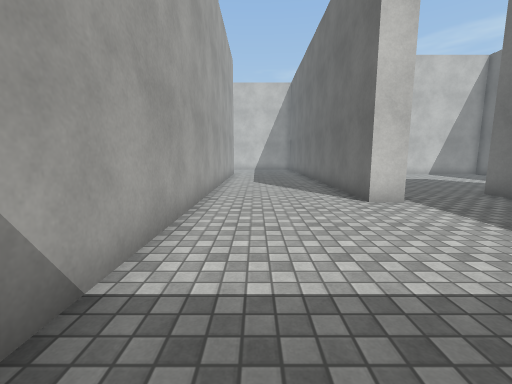
View 1 (above)

15 first-person views from a walk through a scene from a Unity 3-D project. The camera is 1.3 m above the floor, tilts 8° down and sees 90° across. The floor is counted in squares, 1 m on a side. Each view is taken from the middle of a square. On the plan, view 1 faces up. The plan holds only what a view shows up to about 13 squares ahead; the rest is blank. The place goes on beyond the plan. Surface patterns are stand-ins for the level's own textures.

View 2
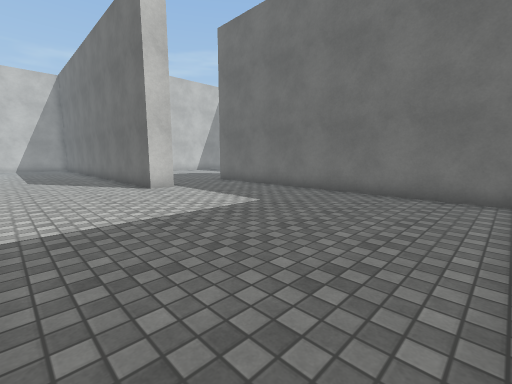

View 3
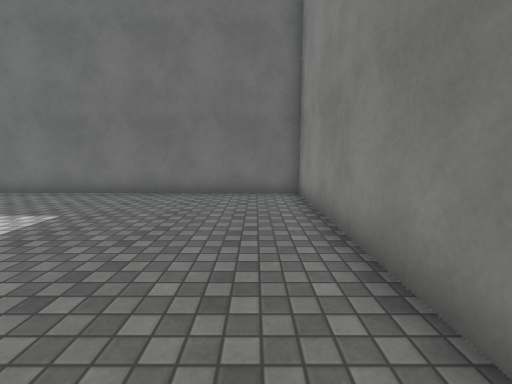

View 4
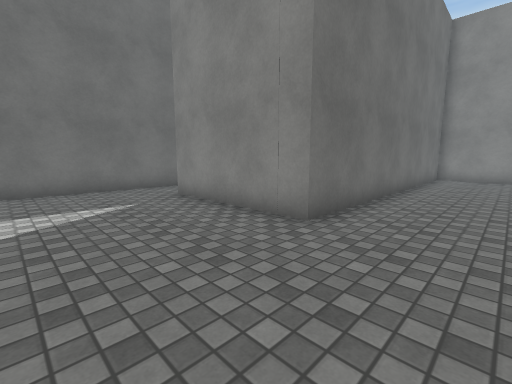

View 5
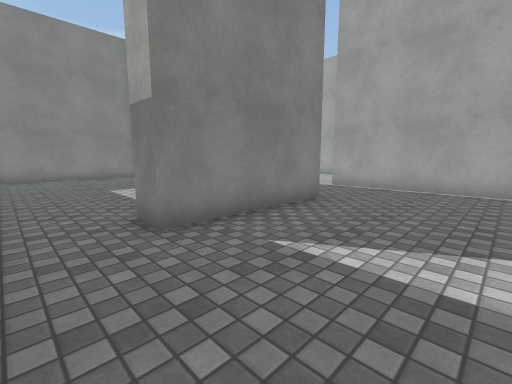

View 6
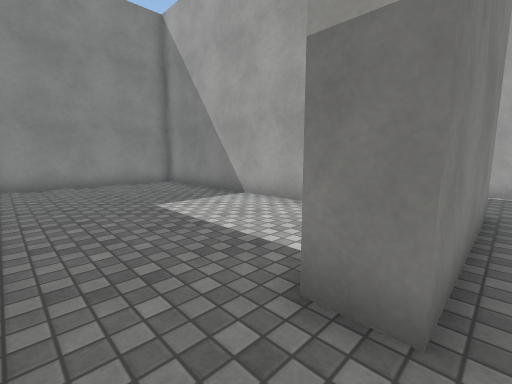

View 7
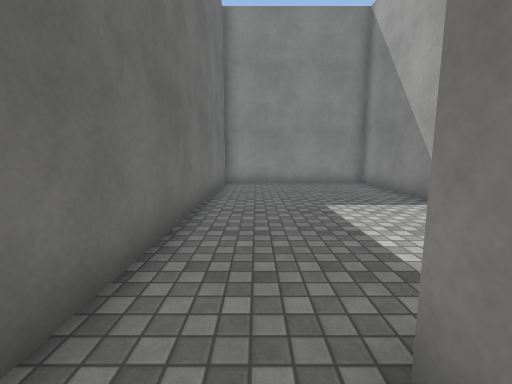

View 8
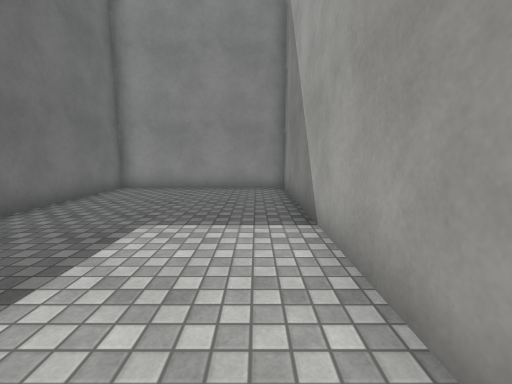

View 9
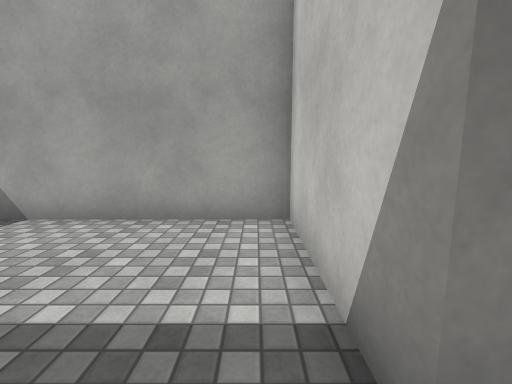

View 10
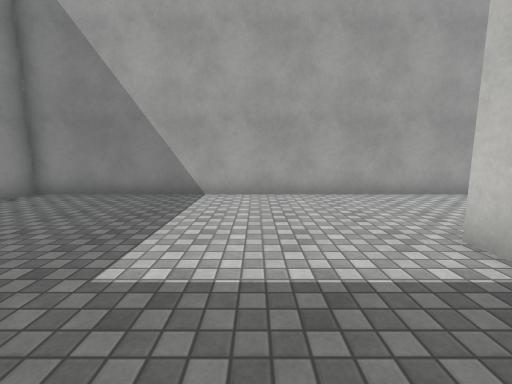

View 11
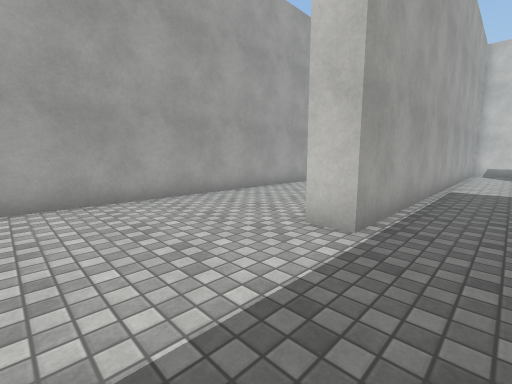

View 12
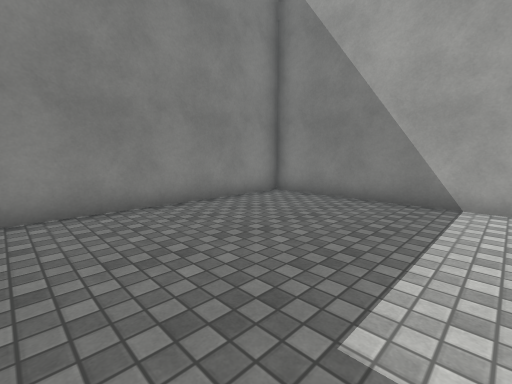

View 13
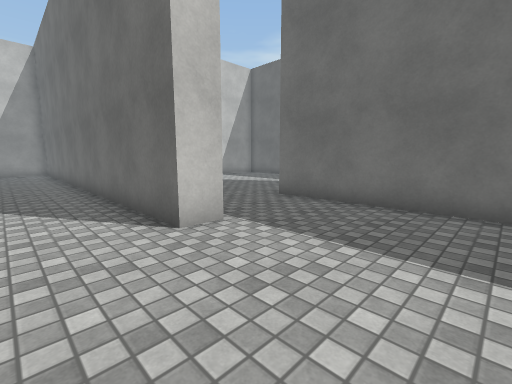

View 14
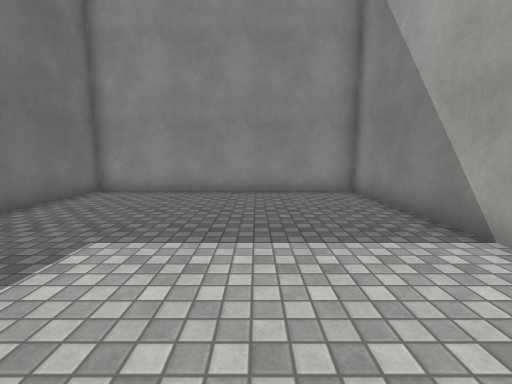

View 15
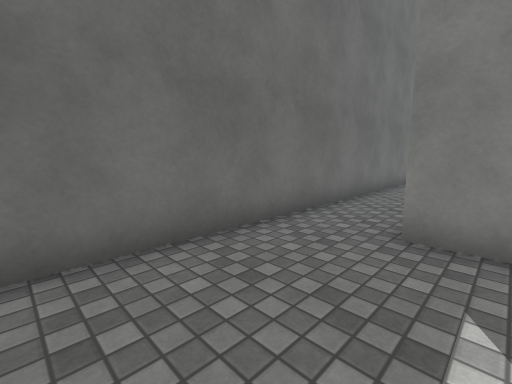

### Floor plan
Points are (right, up) in squares from view 1. A wall is a line through its corners. A room is listed if a view was taken in it or the views show most of it. See-through windows are left out.
Room 1 (views 1, 2, 3, 4, 5, 10, 11, 12, 13, 14, 15)
walls: (4.2, 13.5) (4.2, 7.2) (3.2, 7.2) (3.2, 13.5); (-1.6, 13.5) (-1.6, -3.5) (7.8, -3.5) (7.8, 8.7) (13.1, 8.7); (15.5, 9.4) (15.5, 13.1)
ways out: opening at (14.5, 8.5) to room 2
Room 2 (views 6, 7, 8, 9)
walls: (13.1, 8.7) (13.1, 7.7) (8.8, 7.7) (8.8, -3.5) (15.5, -3.5) (15.5, 9.4)
ways out: opening at (14.5, 8.5) to room 1

Positions as (right, up) in squares from view 1, and headings:
1: (0, 0), facing up
2: (-1, -3), facing up-right
3: (-1, -2), facing right
4: (5, 13), facing down-right
5: (15, 13), facing down-left
6: (15, 9), facing down-left
7: (14, 9), facing down
8: (10, 7), facing down
9: (14, 7), facing left
10: (7, 4), facing left
11: (6, 3), facing up-left
12: (6, 3), facing down-left
13: (1, 3), facing up-right
14: (2, 6), facing down
15: (12, 13), facing down-right
